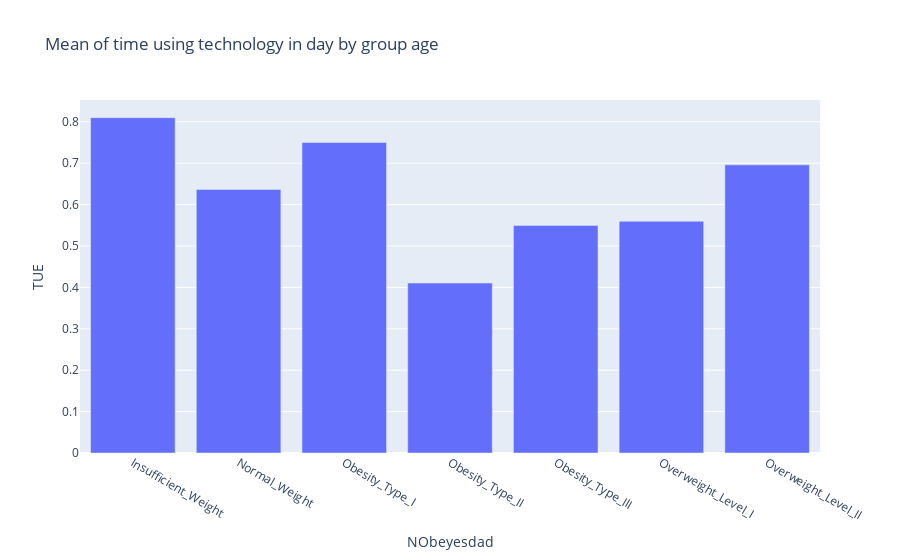

The notebook cell this image was saved under:
### Code cell
fig = px.bar(pivot_mean_df, x='NObeyesdad', y='TUE', title='Mean of time using technology in day by group age')
fig.show()

### Figure 1 — Plotly figure (JSON) as saved in the notebook; plotly's stock layout.template omitted (floating-point values rounded to 4 significant figures)
{"data": [{"alignmentgroup": "True", "hovertemplate": "NObeyesdad=%{x}<br>TUE=%{y}<extra></extra>", "legendgroup": "", "marker": {"color": "#636efa", "pattern": {"shape": ""}}, "name": "", "offsetgroup": "", "orientation": "v", "showlegend": false, "textposition": "auto", "type": "bar", "x": ["Insufficient_Weight", "Normal_Weight", "Obesity_Type_I", "Obesity_Type_II", "Obesity_Type_III", "Overweight_Level_I", "Overweight_Level_II"], "xaxis": "x", "y": [0.81, 0.6365, 0.7502, 0.4105, 0.5497, 0.5596, 0.6959], "yaxis": "y"}], "layout": {"barmode": "relative", "legend": {"tracegroupgap": 0}, "title": {"text": "Mean of time using technology in day by group age"}, "xaxis": {"anchor": "y", "domain": [0, 1], "title": {"text": "NObeyesdad"}}, "yaxis": {"anchor": "x", "domain": [0, 1], "title": {"text": "TUE"}}}}
